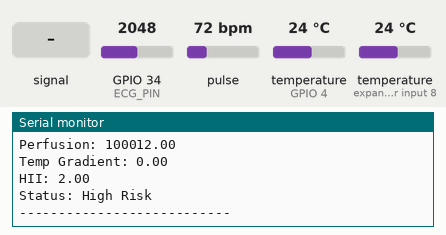
Simulated run of this sketch. Board: ESP32. Parts: the last lines printed to the serial monitor. Inputs (shaded band) come from the test bench; at power-on: temperature (sensors on GPIO 4, expander input 8) 24 °C, pulse 72 bpm, GPIO 34 (ECG_PIN) = 2048.

Above: at 1.2 s.
1.3 s: temperature (sensor on GPIO 4) set to 12 °C
At 2.6 s:
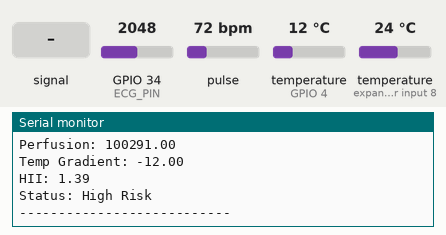
5.3 s: GPIO 34 (ECG_PIN) fed a 200 Hz sine of ±327 counts around its level
6.8 s: temperature (sensor on expander input 8) set to 33 °C
At 7.5 s:
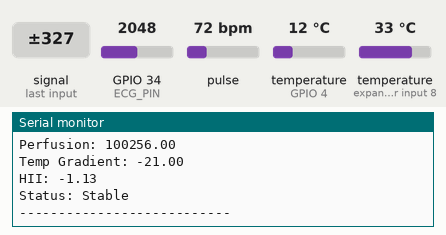
9.3 s: pulse set to 42 bpm
10.8 s: GPIO 34 (ECG_PIN) set to 1960
At 12.2 s:
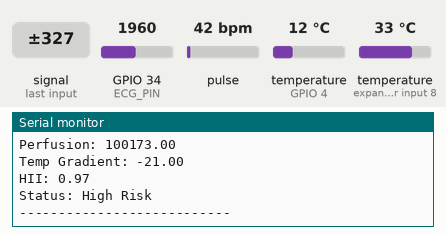
12.3 s: GPIO 34 (ECG_PIN) fed a 2 Hz sine of ±1228 counts around its level
Timing chart, 0 to 14.8 s (numbered marks = the images above; inputs shaded):
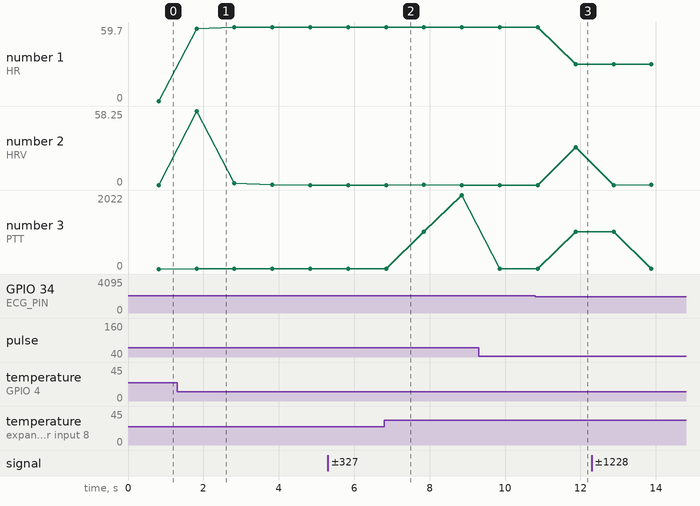

The sketch:

esp32_hii_monitor.ino
```cpp
#include <Wire.h>
#include "MAX30105.h"
#include "heartRate.h"
#include <OneWire.h>
#include <DallasTemperature.h>

#define ECG_PIN 34
#define ONE_WIRE_BUS 4

MAX30105 particleSensor;

OneWire oneWire(ONE_WIRE_BUS);
DallasTemperature tempSensors(&oneWire);

float chestTemp = 0;
float fingerTemp = 0;

long lastBeat = 0;
float heartRate = 0;
float HRV = 0;

unsigned long ecgPeakTime = 0;
unsigned long ppgPeakTime = 0;

float PTT = 0;
float perfusionIndex = 0;

float impedanceChange = 0; // placeholder until AD5933 added

float HII = 0;

void setup()
{
  Serial.begin(115200);

  Wire.begin();

  if (!particleSensor.begin(Wire))
  {
    Serial.println("MAX30102 not found");
    while (1);
  }

  particleSensor.setup();
  particleSensor.setPulseAmplitudeRed(0x0A);
  particleSensor.setPulseAmplitudeIR(0x0A);

  tempSensors.begin();

  pinMode(ECG_PIN, INPUT);
}

void loop()
{

  /* ---------------- ECG SIGNAL ---------------- */

  int ecgSignal = analogRead(ECG_PIN);

  static int ecgThreshold = 2000;

  if(ecgSignal > ecgThreshold)
  {
      ecgPeakTime = millis();
  }

  /* ---------------- PPG SIGNAL ---------------- */

  long irValue = particleSensor.getIR();

  if (checkForBeat(irValue))
  {
    long delta = millis() - lastBeat;
    lastBeat = millis();

    heartRate = 60.0 / (delta / 1000.0);

    ppgPeakTime = millis();

    PTT = (ppgPeakTime - ecgPeakTime);
  }

  /* ---------------- TEMPERATURE ---------------- */

  tempSensors.requestTemperatures();

  chestTemp = tempSensors.getTempCByIndex(0);
  fingerTemp = tempSensors.getTempCByIndex(1);

  float tempGradient = chestTemp - fingerTemp;

  /* ---------------- PERFUSION INDEX ---------------- */

  perfusionIndex = particleSensor.getIR();

  /* ---------------- HRV ESTIMATION ---------------- */

  static float prevHR = 0;
  HRV = abs(heartRate - prevHR);
  prevHR = heartRate;

  /* ---------------- HII CALCULATION ---------------- */

  float w1 = 0.30;
  float w2 = 0.20;
  float w3 = 0.20;
  float w4 = 0.15;
  float w5 = 0.15;

  HII =
      w1 * (PTT / 200.0) +
      w2 * (HRV / 10.0) +
      w3 * (perfusionIndex / 10000.0) +
      w4 * (impedanceChange) +
      w5 * (tempGradient);

  /* ---------------- RISK CLASSIFICATION ---------------- */

  String status;

  if (HII < 0.3)
    status = "Stable";
  else if (HII < 0.6)
    status = "Early Instability";
  else
    status = "High Risk";

  /* ---------------- OUTPUT ---------------- */

  Serial.println("----- Hemoguard Data -----");

  Serial.print("HR: ");
  Serial.println(heartRate);

  Serial.print("HRV: ");
  Serial.println(HRV);

  Serial.print("PTT: ");
  Serial.println(PTT);

  Serial.print("Perfusion: ");
  Serial.println(perfusionIndex);

  Serial.print("Temp Gradient: ");
  Serial.println(tempGradient);

  Serial.print("HII: ");
  Serial.println(HII);

  Serial.print("Status: ");
  Serial.println(status);

  Serial.println("---------------------------");

  delay(200);
}
```

Measured:
- after the input at 1.3 s, the serial monitor: prints a new line after 0.52 s (image 1)
- after the input at 6.8 s, the serial monitor: prints a new line after 0.05 s (image 2)
- after the input at 10.8 s, the serial monitor: prints a new line after 1.1 s (image 3)
- plotted number 3: 10 → 2022 after the input at 6.8 s, 1016 → 11 after the input at 12.3 s
